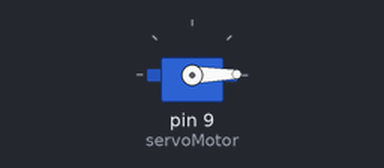
A sketch run on a simulated Arduino Uno, built with avr-gcc and run on an emulated ATmega328P. Parts: servo.

Above: at 0.05 s.
At 2.2 s:
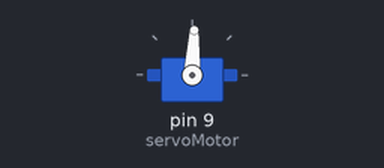
At 4.35 s:
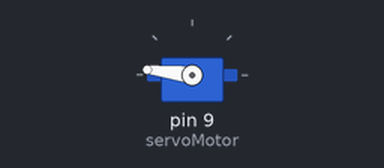
At 8.7 s:
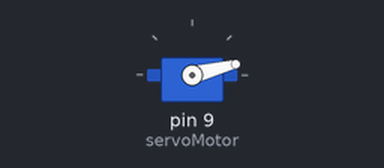
Timing chart, 0 to 11.7 s (numbered marks = the images above):
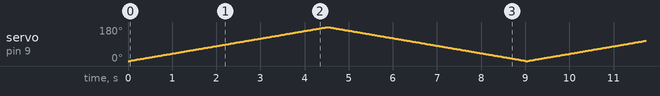

The sketch:

servo2.ino
```cpp
#include <Servo.h>

Servo servoMotor;

void setup()
{
  // Iniciamos el monitor serie para mostrar el resultado
  Serial.begin(9600);

  // Iniciamos el servo para que empiece a trabajar con el pin 9
  servoMotor.attach(9);
}

void loop()
{
  // Vamos a tener dos bucles uno para mover en sentido positivo y otro en sentido negativo
  // Para el sentido positivo
  for (int i = 0; i <= 180; i++)
  {
    // Desplazamos al ángulo correspondiente
    servoMotor.write(i);
    // Hacemos una pausa de 25ms
    delay(25);
  }

  // Para el sentido negativo
  for (int i = 179; i > 0; i--)
  {
    // Desplazamos al ángulo correspondiente
    servoMotor.write(i);
    // Hacemos una pausa de 25ms
    delay(25);
  }
}
```
